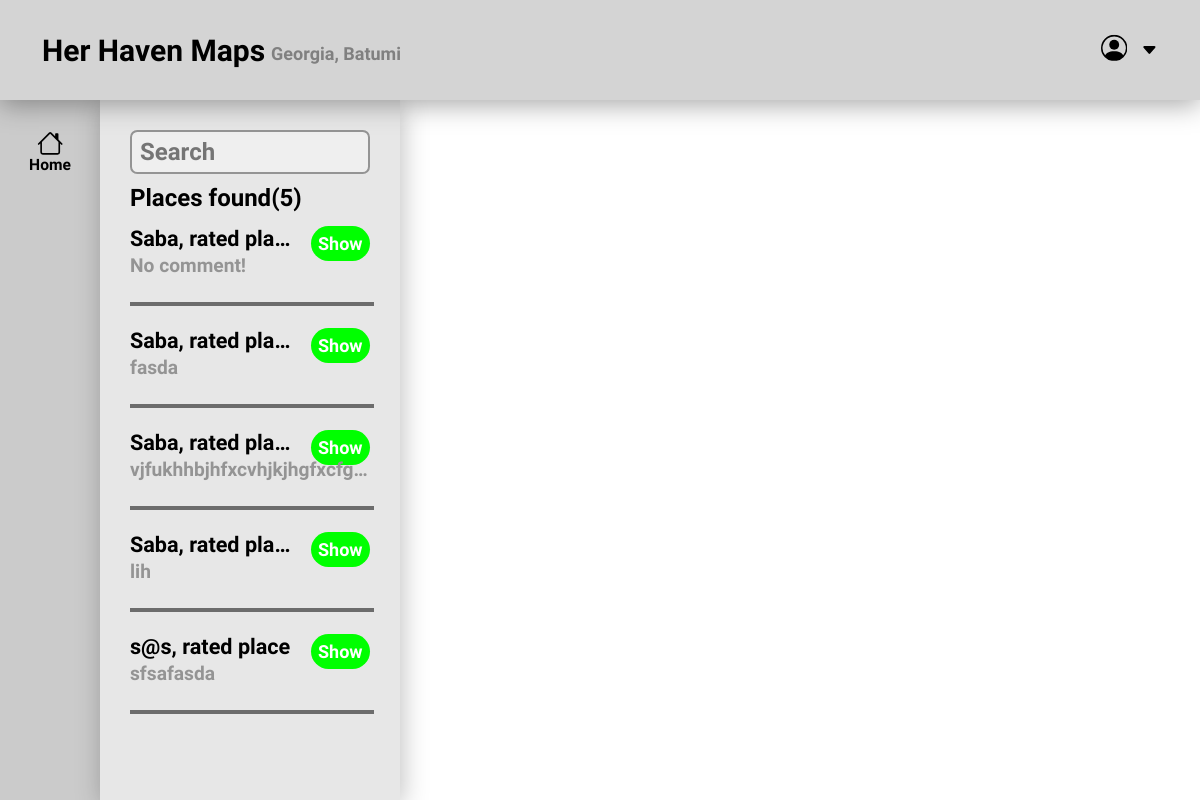
/ (signed in), run on an earlier commit of the app's database.
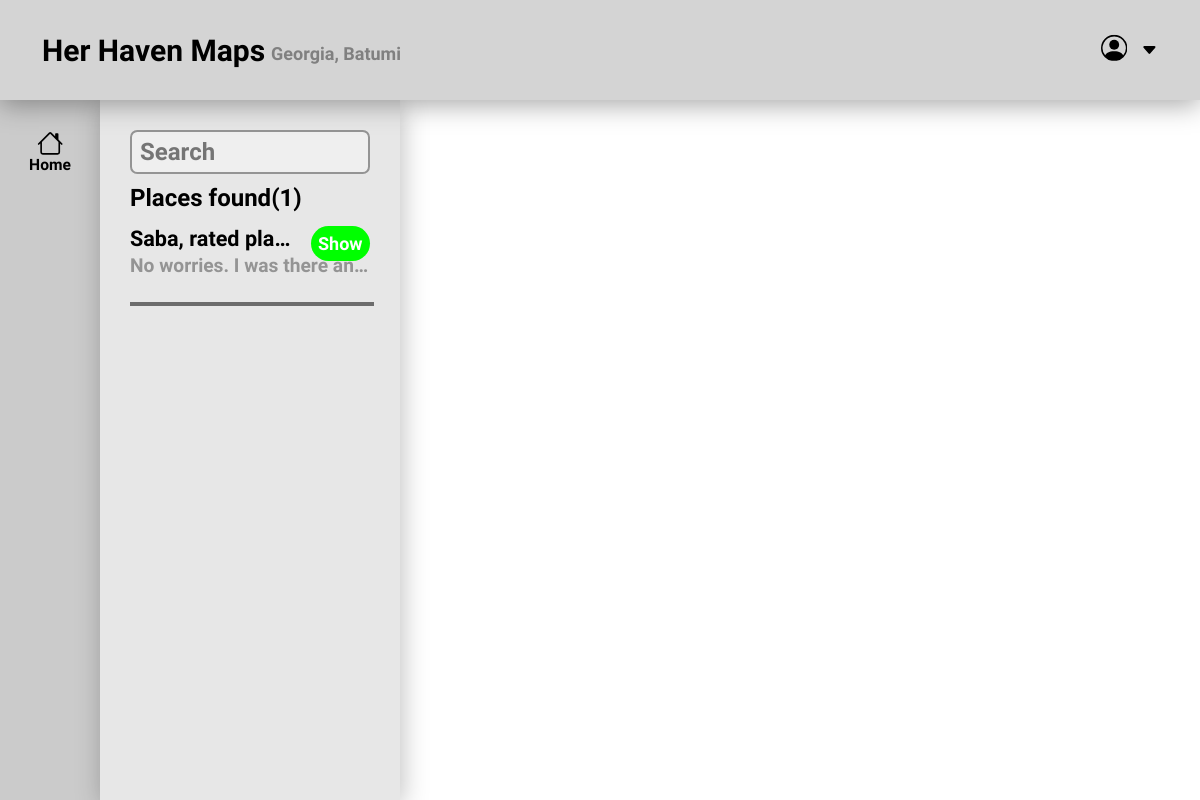
And on a later commit of the database.
### Maps/models.py (models this page shows)
class User(AbstractUser):
    country = models.CharField(max_length=300, default="0")
    city = models.CharField(max_length=300, default="0")

class Rate(models.Model):
    user = models.ForeignKey(User, on_delete=models.CASCADE, related_name="poster")
    reason = models.CharField(max_length=300, default='')
    rate = models.IntegerField(max_length=5, default=1)
    Longitude = models.CharField(max_length=600, default='')
    Latitude = models.CharField(max_length=600, default='')
    favorite = models.ManyToManyField(User, related_name="favorited_by")
    def __str__(self):
        return f"{self.user}, rated place"

### Maps/views.py (the view)
# urls.py: path('', views.index, name="index"),
def index(request):
    if request.user.is_authenticated:
        rates = Rate.objects.all()
        return render(request, "index.html", {
            "rates": rates,
        })
    else:
        return HttpResponseRedirect(reverse('login'))

### Maps/templates/index.html (shortened to what this page needs)
{% load static %}
<!DOCTYPE html>
<html lang="en">
    <head>
        <link href="{% static 'css/styles.css' %}" rel="stylesheet">
        <link href='https://api.mapbox.com/mapbox-gl-js/v2.8.1/mapbox-gl.css' rel='stylesheet' />
    </head>
    <body class="body">
        <nav class="navbar">
            <h1 class="navbar_title">Her Haven Maps <h6 class="navbar_country_title">{% if request.user.is_authenticated %}{{ request.user.country }}, {{ request.user.city }}{% else %}Country, city{% endif %}</h6></h1>
            <div class="navbar_profile">
                <svg xmlns="http://www.w3.org/2000/svg" width="16" height="16" fill="currentColor" class="bi bi-caret-down-fill navbar_profile_drop_icon" viewBox="0 0 16 16">
                    <path d="M7.247 11.14 2.451 5.658C1.885 5.013 2.345 4 3.204 4h9.592a1 1 0 0 1 .753 1.659l-4.796 5.48a1 1 0 0 1-1.506 0z"/>
                </svg>
            </div>
        </nav>
        <div class="main_part">
            <div class="sidebar">
                <div class="navigations">
                    <h3 class="navigations_text">Home</h3>
                </div>
            </div>
            <div class="search" id="search">
                <input class="search_field" name="search_field" type="search" placeholder="Search" onkeydown="Search(event, '{{ rates }}')">
                <h1 class="searched_title">Places found({{ rates.count }})</h1>
                {% for i in rates %}
                    <div class="searched_place_div">
                        <h1 class="sp_name">{{ i }}</h1>
                        <div class="sp_open" onclick="showLocation('{{ i.Longitude|floatformat:6 }}', '{{ i.Latitude|floatformat:6 }}', '{{ i.reason }}', '{{ i.user }}', '{{ request.user }}')">Show</div>
                        <h1 class="sp_street">{% if i.reason != '' %}{{ i.reason }}{% else %}No comment!{% endif %}</h1>
                        <hr class="sp_line">
                    </div>
                {% endfor %}
            </div>
            <div class="map" id="map"></div>
        </div>
    </body>
</html>

### Maps/static/css/styles.css (style rules this page uses)
.navbar { position: fixed; top: 0; left: 0; width: 100%; height: 100px; background-color: #D4D4D4; box-shadow: 0px 5px 25px hsla(0, 0%, 0%, 0.341); align-items: center; display: flex; z-index: 10; }
.navbar_title { position: relative; top: 0; left: 0; width: max-content; height: max-content; padding: 0; margin: 0; font-size: 2.5vw; font-family: "Itim"; font-weight: bold; margin-left: 3.5vw; }
.navbar_country_title { position: relative; top: 0; left: 0; width: max-content; height: max-content; padding: 0; margin: 0; font-size: 1.5vw; font-family: "Itim"; font-weight: bold; margin-left: 0.5vw; margin-top: 0.5vw; color: gray; }
.navbar_profile { position: absolute; top: 50%; transform: translateY(-50%); right: 3.5vw; width: max-content; height: max-content; }
.navbar_profile_icon { position: relative; top: 0; left: 0; width: 2.2vw; height: 2.2vw; padding: 0; margin: 0; margin-right: 10px; }
.navbar_profile_drop_icon { position: relative; top: 0; left: 0; width: 1.4vw; height: 1.4vw; padding: 0; margin: 0; margin-bottom: 2.5px; }
.main_part { position: fixed; top: 100px; left: 0px; width: 100vw; height: calc(100vh - 100px); margin: 0; padding: 0; }
.sidebar { position: fixed; top: 100px; left: 0px; width: 100px; height: calc(100vh - 120px); padding-top: 20px; background-color: #CBCBCB; box-shadow: 2px 5px 25px rgba(0, 0, 0, 0.256); overflow-y: auto; }
.search { position: fixed; top: 100px; left: 100px; width: 300px; height: calc(100vh - 120px); padding-top: 20px; background-color: #E7E7E7; box-shadow: 2px 5px 25px rgba(0, 0, 0, 0.256); overflow-y: auto; }
.navigations { position: relative; top: 0; left: 0; width: 100%; height: max-content; margin: 0; padding: 0; padding-top: 10px; padding-bottom: 5px; }
.navigations_icons { position: relative; top: 0; left: calc((100% - 2.2vw) / 2); width: 2.2vw; height: 2.2vw; }
.navigations_text { position: relative; top: -4px; left: 0; width: 100%; height: max-content; margin: 0; padding: 0; text-align: center; color: black; font-family: "Itim"; font-size: 1.3vw; font-weight: bold; }
.search_field { position: relative; top: 0; left: 10%; width: 80%; height: max-content; border: 2px #949494 solid; border-radius: 0.6vw; background-color: #EFEFEF; color: black; font-size: 2vw; font-family: "Itim"; font-weight: bold; outline: none; padding: 0; padding-left: 8px; padding-right: 8px; padding-top: 6px; padding-bottom: 6px; margin: 0; margin-top: 10px; }
.searched_title { position: relative; top: 0; left: 0; width: 80%; margin: 0; padding: 0; margin-left: 10%; margin-top: 10px; font-size: 2vw; font-family: "Itim"; font-weight: bold; }
.searched_place_div { position: relative; top: 0; left: 0; width: 100%; height: max-content; padding: 0; margin: 0; margin-top: 10px; }
.sp_name { position: relative; top: 4px; left: 0; width: 55%; height: 40px; margin: 0; padding: 0; margin-left: 10%; font-size: 1.8vw; font-family: "Itim"; font-weight: bold; overflow: hidden; white-space: nowrap; text-overflow: ellipsis; }
.sp_open { position: absolute; top: 4px; right: 0; width: 15%; margin: 0; padding: 7px; background-color: lime; margin-right: 10%; font-size: 1.5vw; font-family: "Itim"; font-weight: bold; border-radius: 1.5vw; color: white; }
.sp_street { position: relative; top: -8px; left: 0; width: 80%; height: 40px; margin: 0; padding: 0; margin-left: 10%; font-size: 1.6vw; font-family: "Itim"; font-weight: bold; overflow: hidden; white-space: nowrap; text-overflow: ellipsis; color: #949494; }
.sp_line { position: relative; top: -8px; left: 0; width: 80%; margin-left: 10%; border: #6C6C6C 2px solid; padding: 0; }
.map { position: fixed; left: 400px; width: calc(100vw - 400px); height: calc(100vh - 100px); }

What changed in the data, as far as the page shows it:
removed Rate: user.username "Saba, rated pla…", reason "No comment!"
removed Rate: user.username "Saba, rated pla…", reason "fasda"
removed Rate: user.username "Saba, rated pla…", reason "vjfukhhbjhfxcvhjkjhgfxcfg…"
removed Rate: user.username "Saba, rated pla…", reason "lih"
removed Rate: user.username "s@s, rated place", reason "sfsafasda"
added Rate: user.username "Saba, rated pla…", reason "No worries. I was there an…"
Also different on the page:
{{ rates.count }}: "5" → "1"
